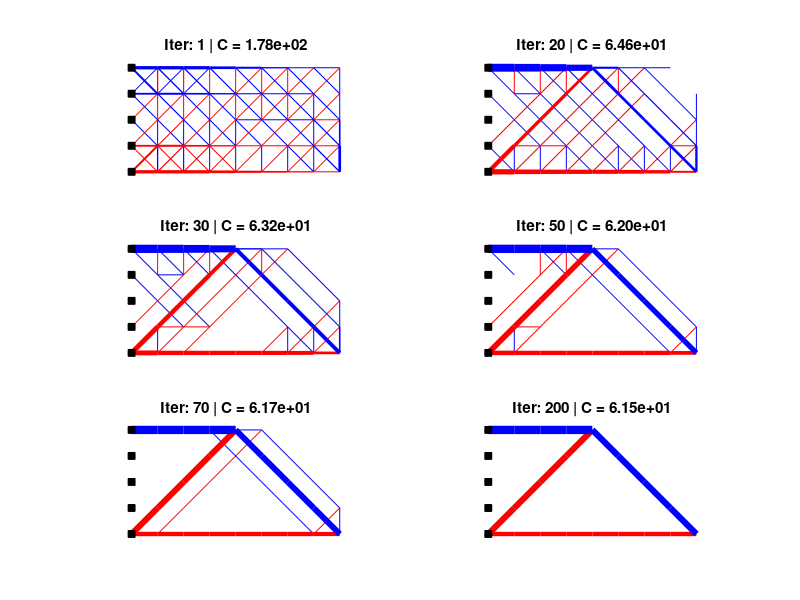
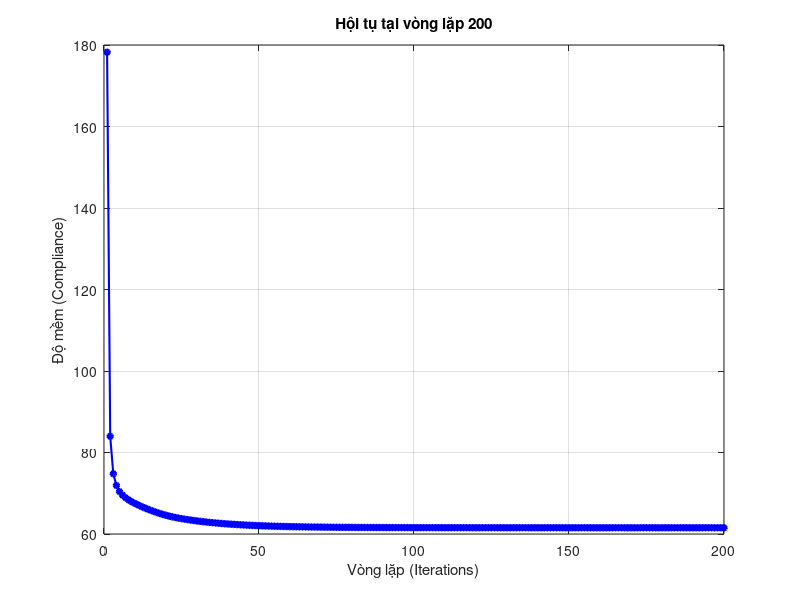

Write MATLAB code to recreate these figures, in order.
% -------------------------------------------------------------
% TỐI ƯU HÓA CẤU TRÚC GIÀN (TRUSS TOPOLOGY OPTIMIZATION)
% Phương pháp: Optimality Criteria (OC)
% -------------------------------------------------------------
clear; clc; close all;

%% 1. CẤU HÌNH & TẠO LƯỚI
E        = 1.0;
Vol_frac = 0.10;
xmin     = 1e-9;
xmax     = 1.0;

% Thông số lưới (8x4)
nelx = 8;
nely = 4;
dx   = 1;
dy   = 1;

% Tạo tọa độ nút
[X, Y] = meshgrid(0:dx:nelx*dx, 0:dy:nely*dy);
nodes  = [X(:), Y(:)];
num_nodes = size(nodes, 1);

% Tạo phần tử thanh (Ground Structure)
bars = [];
node_map = reshape(1:num_nodes, nely+1, nelx+1);

for i = 1:nelx
    for j = 1:nely
        nBL = node_map(j, i);   nBR = node_map(j, i+1);
        nTL = node_map(j+1, i); nTR = node_map(j+1, i+1);
        % Kết nối: Ngang, Dọc, Chéo (X)
        bars = [bars; nBL nBR; nTL nTR; nBL nTL; nBR nTR; nBL nTR; nTL nBR];
    end
end

% Loại bỏ các thanh trùng lặp và sắp xếp
bars = unique(sort(bars, 2), 'rows');
num_bars = size(bars, 1);

% Tính toán đặc tính hình học (Chiều dài, Cos, Sin)
d = nodes(bars(:,2), :) - nodes(bars(:,1), :);
L = sqrt(sum(d.^2, 2));
C = d(:,1) ./ L;
S = d(:,2) ./ L;

% Hàm tính ma trận độ cứng phần tử
GetKe = @(Area, len, c, s) (E * Area / len) * ...
    [ c^2  c*s -c^2 -c*s;
      c*s  s^2 -c*s -s^2;
     -c^2 -c*s  c^2  c*s;
     -c*s -s^2  c*s  s^2];

% --- Tối ưu: Tính trước Ke đơn vị (Area=1) cho tất cả các thanh ---
Ke0_store = cell(num_bars, 1);
for i = 1:num_bars
    Ke0_store{i} = GetKe(1, L(i), C(i), S(i));
end

%% 2. ĐIỀU KIỆN BIÊN & TẢI TRỌNG
total_dof = num_nodes * 2;
tol = 1e-6; % Sai số cho phép khi tìm tọa độ

% Ngàm cứng các nút tại biên trái (x = 0)
fixed_nodes = find(abs(nodes(:,1)) < tol);
fixed_dofs  = [2*fixed_nodes-1; 2*fixed_nodes];
free_dofs   = setdiff(1:total_dof, fixed_dofs(:));

% Tải trọng tại góc dưới bên phải
load_node = find(abs(nodes(:,1) - nelx*dx) < tol & abs(nodes(:,2)) < tol);
F = zeros(total_dof, 1);
F(2*load_node) = -1;

%% 3. THIẾT LẬP HIỂN THỊ
max_iter = 200;
% Các mốc vòng lặp muốn hiển thị
loop_snapshots = [1, 20, 30, 50, 70, max_iter];

figure('Name', 'Qua trinh Toi uu hoa', 'Color', 'w', 'Position', [100 100 1000 700]);

% Khởi tạo biến thiết kế (Diện tích mặt cắt)
x = Vol_frac * xmax * ones(num_bars, 1);

%% 4. VÒNG LẶP TỐI ƯU HÓA
change = 1;
iter = 0;
move = 0.3; % Giới hạn bước nhảy (Move limit)
C_hist = []; % Lịch sử độ mềm

fprintf('%-10s %-15s %-15s\n', 'Iter', 'Compliance', 'Change');

while (change > 1e-6) && (iter < max_iter)
    iter = iter + 1;
    x_old = x;

    % --- PHÂN TÍCH FEM ---
    K = sparse(total_dof, total_dof);
    for i = 1:num_bars
        % Ke = Ke0 * x(i) (Vì vật liệu tuyến tính)
        Ke = Ke0_store{i} * x(i);

        idx = [2*bars(i,1)-1, 2*bars(i,1), 2*bars(i,2)-1, 2*bars(i,2)];
        K(idx, idx) = K(idx, idx) + Ke;
    end

    % Giải hệ phương trình cân bằng: K*u = F
    u = zeros(total_dof, 1);
    u(free_dofs) = K(free_dofs, free_dofs) \ F(free_dofs);

    % Tính độ mềm (Compliance)
    compliance = F' * u;
    C_hist = [C_hist; compliance];

    % --- TÍNH ĐỘ NHẠY (SENSITIVITY) ---
    dc = zeros(num_bars, 1);
    for i = 1:num_bars
        idx = [2*bars(i,1)-1, 2*bars(i,1), 2*bars(i,2)-1, 2*bars(i,2)];
        ue = u(idx);
        % dc = -ue^T * Ke0 * ue
        dc(i) = -ue' * Ke0_store{i} * ue;
    end

    % --- CẬP NHẬT BIẾN THIẾT KẾ (OPTIMALITY CRITERIA) ---
    l1 = 0; l2 = 1e9;
    V_limit = Vol_frac * sum(xmax * L);

    % Phương pháp chia đôi (Bisection) để tìm nhân tử Lagrange
    while (l2 - l1)/(l1 + l2) > 1e-6
        l_mid = 0.5 * (l2 + l1);
        B = -dc ./ (l_mid * L);

        % Cập nhật x với move limit và giới hạn biên
        x_new = max(xmin, max(x - move, min(xmax, min(x + move, x .* sqrt(B)))));

        if sum(x_new .* L) > V_limit
            l1 = l_mid;
        else
            l2 = l_mid;
        end
    end

    change = max(abs(x_new - x));
    x = x_new;

    % In tiến độ ra màn hình
    fprintf('%-10d %-15.4e %-15.4e\n', iter, compliance, change);

    % --- VẼ HÌNH SNAPSHOT ---
    % Vẽ nếu iter nằm trong danh sách HOẶC là vòng lặp cuối cùng (hội tụ)
    is_snapshot = ismember(iter, loop_snapshots);
    is_final    = (change <= 1e-6) || (iter == max_iter);

    if is_snapshot || is_final
        % Xác định vị trí subplot
        if is_snapshot
            idx_in_list = find(loop_snapshots == iter, 1);
        else
            % Nếu hội tụ sớm, vẽ vào ô cuối cùng
            idx_in_list = length(loop_snapshots);
        end

        if idx_in_list <= 6 % Chỉ vẽ nếu còn chỗ trong lưới 3x2
            subplot(3, 2, idx_in_list);
            cla; hold on; axis equal; axis off;
            title(sprintf('Iter: %d | C = %.2e', iter, compliance));

            % Sắp xếp để vẽ thanh nhỏ trước, thanh lớn sau
            [~, sort_ids] = sort(x);

            for k = 1:num_bars
                bar_id = sort_ids(k);
                val = x(bar_id);

                % Chỉ vẽ các thanh có diện tích đáng kể
                if val > 0.01
                    n1 = nodes(bars(bar_id,1), :);
                    n2 = nodes(bars(bar_id,2), :);

                    % Tính biến dạng dọc trục để tô màu
                    dof_idx = [2*bars(bar_id,1)-1, 2*bars(bar_id,1), ...
                               2*bars(bar_id,2)-1, 2*bars(bar_id,2)];
                    u_local = u(dof_idx);

                    axial_def = (u_local(3) - u_local(1)) * C(bar_id) + ...
                                (u_local(4) - u_local(2)) * S(bar_id);

                    if axial_def > 1e-12
                        col = 'b'; % Xanh: Kéo
                    elseif axial_def < -1e-12
                        col = 'r'; % Đỏ: Nén
                    else
                        col = [0.2 0.2 0.2]; % Xám: Không chịu lực
                    end

                    % Độ dày nét vẽ tỷ lệ với diện tích mặt cắt
                    width = 6 * val / xmax;
                    plot([n1(1) n2(1)], [n1(2) n2(2)], '-', 'Color', col, 'LineWidth', width);
                end
            end
            % Vẽ các nút cố định
            plot(nodes(fixed_nodes,1), nodes(fixed_nodes,2), 'ks', ...
                'MarkerFaceColor', 'k', 'MarkerSize', 5);
            drawnow;
        end
    end
end

fprintf('Hoan thanh! Vong lap: %d, Do mem cuoi cung: %.4e\n', iter, compliance);

%% 5. ĐỒ THỊ HỘI TỤ
figure('Name', 'Lich su hoi tu', 'Color', 'w');
plot(1:iter, C_hist, '-o', 'Color', 'b', 'LineWidth', 1.5, 'MarkerSize', 4, 'MarkerFaceColor', 'b');
grid on;
xlabel('Vòng lặp (Iterations)');
ylabel('Độ mềm (Compliance)');
title(['Hội tụ tại vòng lặp ', num2str(iter)]);
